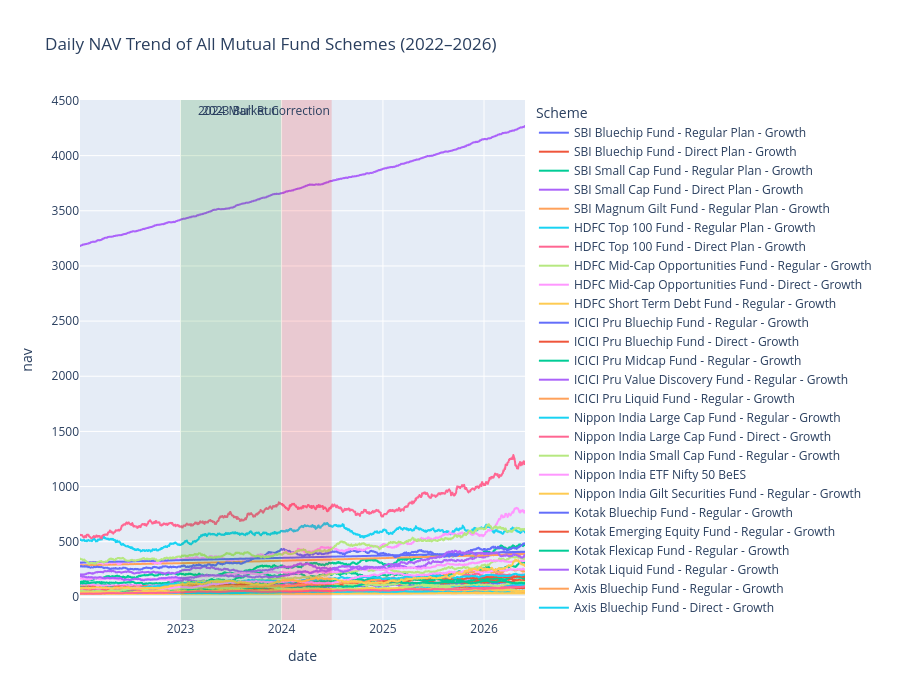

The cell this chart's notebook holds for it:
### Code cell
fig.add_vrect(
    x0="2023-01-01",
    x1="2023-12-31",
    annotation_text="2023 Bull Run",
    fillcolor="green",
    opacity=0.15,
    line_width=0
)

fig.add_vrect(
    x0="2024-01-01",
    x1="2024-06-30",
    annotation_text="2024 Market Correction",
    fillcolor="red",
    opacity=0.15,
    line_width=0
)

fig.show()

### Figure 1 — Plotly figure (JSON) as saved in the notebook; plotly's stock layout.template omitted (floating-point values rounded to 4 significant figures; data arrays with more than 128 entries replaced by an {"elided": "..."} marker saying what was removed)
{"data": [{"hovertemplate": "scheme_name=SBI Bluechip Fund - Regular Plan - Growth<br>date=%{x}<br>nav=%{y}<extra></extra>", "legendgroup": "SBI Bluechip Fund - Regular Plan - Growth", "line": {"color": "#636efa", "dash": "solid"}, "marker": {"symbol": "circle"}, "mode": "lines", "name": "SBI Bluechip Fund - Regular Plan - Growth", "showlegend": true, "type": "scattergl", "x": {"elided": "1150 str values"}, "xaxis": "x", "y": {"elided": "1150 float values"}, "yaxis": "y"}, {"hovertemplate": "scheme_name=SBI Bluechip Fund - Direct Plan - Growth<br>date=%{x}<br>nav=%{y}<extra></extra>", "legendgroup": "SBI Bluechip Fund - Direct Plan - Growth", "line": {"color": "#EF553B", "dash": "solid"}, "marker": {"symbol": "circle"}, "mode": "lines", "name": "SBI Bluechip Fund - Direct Plan - Growth", "showlegend": true, "type": "scattergl", "x": {"elided": "1150 str values"}, "xaxis": "x", "y": {"elided": "1150 float values"}, "yaxis": "y"}, {"hovertemplate": "scheme_name=SBI Small Cap Fund - Regular Plan - Growth<br>date=%{x}<br>nav=%{y}<extra></extra>", "legendgroup": "SBI Small Cap Fund - Regular Plan - Growth", "line": {"color": "#00cc96", "dash": "solid"}, "marker": {"symbol": "circle"}, "mode": "lines", "name": "SBI Small Cap Fund - Regular Plan - Growth", "showlegend": true, "type": "scattergl", "x": {"elided": "1150 str values"}, "xaxis": "x", "y": {"elided": "1150 float values"}, "yaxis": "y"}, {"hovertemplate": "scheme_name=SBI Small Cap Fund - Direct Plan - Growth<br>date=%{x}<br>nav=%{y}<extra></extra>", "legendgroup": "SBI Small Cap Fund - Direct Plan - Growth", "line": {"color": "#ab63fa", "dash": "solid"}, "marker": {"symbol": "circle"}, "mode": "lines", "name": "SBI Small Cap Fund - Direct Plan - Growth", "showlegend": true, "type": "scattergl", "x": {"elided": "1150 str values"}, "xaxis": "x", "y": {"elided": "1150 float values"}, "yaxis": "y"}, {"hovertemplate": "scheme_name=SBI Magnum Gilt Fund - Regular Plan - Growth<br>date=%{x}<br>nav=%{y}<extra></extra>", "legendgroup": "SBI Magnum Gilt Fund - Regular Plan - Growth", "line": {"color": "#FFA15A", "dash": "solid"}, "marker": {"symbol": "circle"}, "mode": "lines", "name": "SBI Magnum Gilt Fund - Regular Plan - Growth", "showlegend": true, "type": "scattergl", "x": {"elided": "1150 str values"}, "xaxis": "x", "y": {"elided": "1150 float values"}, "yaxis": "y"}, {"hovertemplate": "scheme_name=HDFC Top 100 Fund - Regular Plan - Growth<br>date=%{x}<br>nav=%{y}<extra></extra>", "legendgroup": "HDFC Top 100 Fund - Regular Plan - Growth", "line": {"color": "#19d3f3", "dash": "solid"}, "marker": {"symbol": "circle"}, "mode": "lines", "name": "HDFC Top 100 Fund - Regular Plan - Growth", "showlegend": true, "type": "scattergl", "x": {"elided": "1150 str values"}, "xaxis": "x", "y": {"elided": "1150 float values"}, "yaxis": "y"}, {"hovertemplate": "scheme_name=HDFC Top 100 Fund - Direct Plan - Growth<br>date=%{x}<br>nav=%{y}<extra></extra>", "legendgroup": "HDFC Top 100 Fund - Direct Plan - Growth", "line": {"color": "#FF6692", "dash": "solid"}, "marker": {"symbol": "circle"}, "mode": "lines", "name": "HDFC Top 100 Fund - Direct Plan - Growth", "showlegend": true, "type": "scattergl", "x": {"elided": "1150 str values"}, "xaxis": "x", "y": {"elided": "1150 float values"}, "yaxis": "y"}, {"hovertemplate": "scheme_name=HDFC Mid-Cap Opportunities Fund - Regular - Growth<br>date=%{x}<br>nav=%{y}<extra></extra>", "legendgroup": "HDFC Mid-Cap Opportunities Fund - Regular - Growth", "line": {"color": "#B6E880", "dash": "solid"}, "marker": {"symbol": "circle"}, "mode": "lines", "name": "HDFC Mid-Cap Opportunities Fund - Regular - Growth", "showlegend": true, "type": "scattergl", "x": {"elided": "1150 str values"}, "xaxis": "x", "y": {"elided": "1150 float values"}, "yaxis": "y"}, {"hovertemplate": "scheme_name=HDFC Mid-Cap Opportunities Fund - Direct - Growth<br>date=%{x}<br>nav=%{y}<extra></extra>", "legendgroup": "HDFC Mid-Cap Opportunities Fund - Direct - Growth", "line": {"color": "#FF97FF", "dash": "solid"}, "marker": {"symbol": "circle"}, "mode": "lines", "name": "HDFC Mid-Cap Opportunities Fund - Direct - Growth", "showlegend": true, "type": "scattergl", "x": {"elided": "1150 str values"}, "xaxis": "x", "y": {"elided": "1150 float values"}, "yaxis": "y"}, {"hovertemplate": "scheme_name=HDFC Short Term Debt Fund - Regular - Growth<br>date=%{x}<br>nav=%{y}<extra></extra>", "legendgroup": "HDFC Short Term Debt Fund - Regular - Growth", "line": {"color": "#FECB52", "dash": "solid"}, "marker": {"symbol": "circle"}, "mode": "lines", "name": "HDFC Short Term Debt Fund - Regular - Growth", "showlegend": true, "type": "scattergl", "x": {"elided": "1150 str values"}, "xaxis": "x", "y": {"elided": "1150 float values"}, "yaxis": "y"}, {"hovertemplate": "scheme_name=ICICI Pru Bluechip Fund - Regular - Growth<br>date=%{x}<br>nav=%{y}<extra></extra>", "legendgroup": "ICICI Pru Bluechip Fund - Regular - Growth", "line": {"color": "#636efa", "dash": "solid"}, "marker": {"symbol": "circle"}, "mode": "lines", "name": "ICICI Pru Bluechip Fund - Regular - Growth", "showlegend": true, "type": "scattergl", "x": {"elided": "1150 str values"}, "xaxis": "x", "y": {"elided": "1150 float values"}, "yaxis": "y"}, {"hovertemplate": "scheme_name=ICICI Pru Bluechip Fund - Direct - Growth<br>date=%{x}<br>nav=%{y}<extra></extra>", "legendgroup": "ICICI Pru Bluechip Fund - Direct - Growth", "line": {"color": "#EF553B", "dash": "solid"}, "marker": {"symbol": "circle"}, "mode": "lines", "name": "ICICI Pru Bluechip Fund - Direct - Growth", "showlegend": true, "type": "scattergl", "x": {"elided": "1150 str values"}, "xaxis": "x", "y": {"elided": "1150 float values"}, "yaxis": "y"}, {"hovertemplate": "scheme_name=ICICI Pru Midcap Fund - Regular - Growth<br>date=%{x}<br>nav=%{y}<extra></extra>", "legendgroup": "ICICI Pru Midcap Fund - Regular - Growth", "line": {"color": "#00cc96", "dash": "solid"}, "marker": {"symbol": "circle"}, "mode": "lines", "name": "ICICI Pru Midcap Fund - Regular - Growth", "showlegend": true, "type": "scattergl", "x": {"elided": "1150 str values"}, "xaxis": "x", "y": {"elided": "1150 float values"}, "yaxis": "y"}, {"hovertemplate": "scheme_name=ICICI Pru Value Discovery Fund - Regular - Growth<br>date=%{x}<br>nav=%{y}<extra></extra>", "legendgroup": "ICICI Pru Value Discovery Fund - Regular - Growth", "line": {"color": "#ab63fa", "dash": "solid"}, "marker": {"symbol": "circle"}, "mode": "lines", "name": "ICICI Pru Value Discovery Fund - Regular - Growth", "showlegend": true, "type": "scattergl", "x": {"elided": "1150 str values"}, "xaxis": "x", "y": {"elided": "1150 float values"}, "yaxis": "y"}, {"hovertemplate": "scheme_name=ICICI Pru Liquid Fund - Regular - Growth<br>date=%{x}<br>nav=%{y}<extra></extra>", "legendgroup": "ICICI Pru Liquid Fund - Regular - Growth", "line": {"color": "#FFA15A", "dash": "solid"}, "marker": {"symbol": "circle"}, "mode": "lines", "name": "ICICI Pru Liquid Fund - Regular - Growth", "showlegend": true, "type": "scattergl", "x": {"elided": "1150 str values"}, "xaxis": "x", "y": {"elided": "1150 float values"}, "yaxis": "y"}, {"hovertemplate": "scheme_name=Nippon India Large Cap Fund - Regular - Growth<br>date=%{x}<br>nav=%{y}<extra></extra>", "legendgroup": "Nippon India Large Cap Fund - Regular - Growth", "line": {"color": "#19d3f3", "dash": "solid"}, "marker": {"symbol": "circle"}, "mode": "lines", "name": "Nippon India Large Cap Fund - Regular - Growth", "showlegend": true, "type": "scattergl", "x": {"elided": "1150 str values"}, "xaxis": "x", "y": {"elided": "1150 float values"}, "yaxis": "y"}, {"hovertemplate": "scheme_name=Nippon India Large Cap Fund - Direct - Growth<br>date=%{x}<br>nav=%{y}<extra></extra>", "legendgroup": "Nippon India Large Cap Fund - Direct - Growth", "line": {"color": "#FF6692", "dash": "solid"}, "marker": {"symbol": "circle"}, "mode": "lines", "name": "Nippon India Large Cap Fund - Direct - Growth", "showlegend": true, "type": "scattergl", "x": {"elided": "1150 str values"}, "xaxis": "x", "y": {"elided": "1150 float values"}, "yaxis": "y"}, {"hovertemplate": "scheme_name=Nippon India Small Cap Fund - Regular - Growth<br>date=%{x}<br>nav=%{y}<extra></extra>", "legendgroup": "Nippon India Small Cap Fund - Regular - Growth", "line": {"color": "#B6E880", "dash": "solid"}, "marker": {"symbol": "circle"}, "mode": "lines", "name": "Nippon India Small Cap Fund - Regular - Growth", "showlegend": true, "type": "scattergl", "x": {"elided": "1150 str values"}, "xaxis": "x", "y": {"elided": "1150 float values"}, "yaxis": "y"}, {"hovertemplate": "scheme_name=Nippon India ETF Nifty 50 BeES<br>date=%{x}<br>nav=%{y}<extra></extra>", "legendgroup": "Nippon India ETF Nifty 50 BeES", "line": {"color": "#FF97FF", "dash": "solid"}, "marker": {"symbol": "circle"}, "mode": "lines", "name": "Nippon India ETF Nifty 50 BeES", "showlegend": true, "type": "scattergl", "x": {"elided": "1150 str values"}, "xaxis": "x", "y": {"elided": "1150 float values"}, "yaxis": "y"}, {"hovertemplate": "scheme_name=Nippon India Gilt Securities Fund - Regular - Growth<br>date=%{x}<br>nav=%{y}<extra></extra>", "legendgroup": "Nippon India Gilt Securities Fund - Regular - Growth", "line": {"color": "#FECB52", "dash": "solid"}, "marker": {"symbol": "circle"}, "mode": "lines", "name": "Nippon India Gilt Securities Fund - Regular - Growth", "showlegend": true, "type": "scattergl", "x": {"elided": "1150 str values"}, "xaxis": "x", "y": {"elided": "1150 float values"}, "yaxis": "y"}, {"hovertemplate": "scheme_name=Kotak Bluechip Fund - Regular - Growth<br>date=%{x}<br>nav=%{y}<extra></extra>", "legendgroup": "Kotak Bluechip Fund - Regular - Growth", "line": {"color": "#636efa", "dash": "solid"}, "marker": {"symbol": "circle"}, "mode": "lines", "name": "Kotak Bluechip Fund - Regular - Growth", "showlegend": true, "type": "scattergl", "x": {"elided": "1150 str values"}, "xaxis": "x", "y": {"elided": "1150 float values"}, "yaxis": "y"}, {"hovertemplate": "scheme_name=Kotak Emerging Equity Fund - Regular - Growth<br>date=%{x}<br>nav=%{y}<extra></extra>", "legendgroup": "Kotak Emerging Equity Fund - Regular - Growth", "line": {"color": "#EF553B", "dash": "solid"}, "marker": {"symbol": "circle"}, "mode": "lines", "name": "Kotak Emerging Equity Fund - Regular - Growth", "showlegend": true, "type": "scattergl", "x": {"elided": "1150 str values"}, "xaxis": "x", "y": {"elided": "1150 float values"}, "yaxis": "y"}, {"hovertemplate": "scheme_name=Kotak Flexicap Fund - Regular - Growth<br>date=%{x}<br>nav=%{y}<extra></extra>", "legendgroup": "Kotak Flexicap Fund - Regular - Growth", "line": {"color": "#00cc96", "dash": "solid"}, "marker": {"symbol": "circle"}, "mode": "lines", "name": "Kotak Flexicap Fund - Regular - Growth", "showlegend": true, "type": "scattergl", "x": {"elided": "1150 str values"}, "xaxis": "x", "y": {"elided": "1150 float values"}, "yaxis": "y"}, {"hovertemplate": "scheme_name=Kotak Liquid Fund - Regular - Growth<br>date=%{x}<br>nav=%{y}<extra></extra>", "legendgroup": "Kotak Liquid Fund - Regular - Growth", "line": {"color": "#ab63fa", "dash": "solid"}, "marker": {"symbol": "circle"}, "mode": "lines", "name": "Kotak Liquid Fund - Regular - Growth", "showlegend": true, "type": "scattergl", "x": {"elided": "1150 str values"}, "xaxis": "x", "y": {"elided": "1150 float values"}, "yaxis": "y"}, {"hovertemplate": "scheme_name=Axis Bluechip Fund - Regular - Growth<br>date=%{x}<br>nav=%{y}<extra></extra>", "legendgroup": "Axis Bluechip Fund - Regular - Growth", "line": {"color": "#FFA15A", "dash": "solid"}, "marker": {"symbol": "circle"}, "mode": "lines", "name": "Axis Bluechip Fund - Regular - Growth", "showlegend": true, "type": "scattergl", "x": {"elided": "1150 str values"}, "xaxis": "x", "y": {"elided": "1150 float values"}, "yaxis": "y"}, {"hovertemplate": "scheme_name=Axis Bluechip Fund - Direct - Growth<br>date=%{x}<br>nav=%{y}<extra></extra>", "legendgroup": "Axis Bluechip Fund - Direct - Growth", "line": {"color": "#19d3f3", "dash": "solid"}, "marker": {"symbol": "circle"}, "mode": "lines", "name": "Axis Bluechip Fund - Direct - Growth", "showlegend": true, "type": "scattergl", "x": {"elided": "1150 str values"}, "xaxis": "x", "y": {"elided": "1150 float values"}, "yaxis": "y"}, {"hovertemplate": "scheme_name=Axis Midcap Fund - Regular - Growth<br>date=%{x}<br>nav=%{y}<extra></extra>", "legendgroup": "Axis Midcap Fund - Regular - Growth", "line": {"color": "#FF6692", "dash": "solid"}, "marker": {"symbol": "circle"}, "mode": "lines", "name": "Axis Midcap Fund - Regular - Growth", "showlegend": true, "type": "scattergl", "x": {"elided": "1150 str values"}, "xaxis": "x", "y": {"elided": "1150 float values"}, "yaxis": "y"}, {"hovertemplate": "scheme_name=Axis Small Cap Fund - Regular - Growth<br>date=%{x}<br>nav=%{y}<extra></extra>", "legendgroup": "Axis Small Cap Fund - Regular - Growth", "line": {"color": "#B6E880", "dash": "solid"}, "marker": {"symbol": "circle"}, "mode": "lines", "name": "Axis Small Cap Fund - Regular - Growth", "showlegend": true, "type": "scattergl", "x": {"elided": "1150 str values"}, "xaxis": "x", "y": {"elided": "1150 float values"}, "yaxis": "y"}, {"hovertemplate": "scheme_name=ABSL Frontline Equity Fund - Regular - Growth<br>date=%{x}<br>nav=%{y}<extra></extra>", "legendgroup": "ABSL Frontline Equity Fund - Regular - Growth", "line": {"color": "#FF97FF", "dash": "solid"}, "marker": {"symbol": "circle"}, "mode": "lines", "name": "ABSL Frontline Equity Fund - Regular - Growth", "showlegend": true, "type": "scattergl", "x": {"elided": "1150 str values"}, "xaxis": "x", "y": {"elided": "1150 float values"}, "yaxis": "y"}, {"hovertemplate": "scheme_name=ABSL Small Cap Fund - Regular - Growth<br>date=%{x}<br>nav=%{y}<extra></extra>", "legendgroup": "ABSL Small Cap Fund - Regular - Growth", "line": {"color": "#FECB52", "dash": "solid"}, "marker": {"symbol": "circle"}, "mode": "lines", "name": "ABSL Small Cap Fund - Regular - Growth", "showlegend": true, "type": "scattergl", "x": {"elided": "1150 str values"}, "xaxis": "x", "y": {"elided": "1150 float values"}, "yaxis": "y"}, {"hovertemplate": "scheme_name=ABSL Liquid Fund - Regular - Growth<br>date=%{x}<br>nav=%{y}<extra></extra>", "legendgroup": "ABSL Liquid Fund - Regular - Growth", "line": {"color": "#636efa", "dash": "solid"}, "marker": {"symbol": "circle"}, "mode": "lines", "name": "ABSL Liquid Fund - Regular - Growth", "showlegend": true, "type": "scattergl", "x": {"elided": "1150 str values"}, "xaxis": "x", "y": {"elided": "1150 float values"}, "yaxis": "y"}, {"hovertemplate": "scheme_name=UTI Nifty 50 Index Fund - Regular - Growth<br>date=%{x}<br>nav=%{y}<extra></extra>", "legendgroup": "UTI Nifty 50 Index Fund - Regular - Growth", "line": {"color": "#EF553B", "dash": "solid"}, "marker": {"symbol": "circle"}, "mode": "lines", "name": "UTI Nifty 50 Index Fund - Regular - Growth", "showlegend": true, "type": "scattergl", "x": {"elided": "1150 str values"}, "xaxis": "x", "y": {"elided": "1150 float values"}, "yaxis": "y"}, {"hovertemplate": "scheme_name=UTI Mid Cap Fund - Regular - Growth<br>date=%{x}<br>nav=%{y}<extra></extra>", "legendgroup": "UTI Mid Cap Fund - Regular - Growth", "line": {"color": "#00cc96", "dash": "solid"}, "marker": {"symbol": "circle"}, "mode": "lines", "name": "UTI Mid Cap Fund - Regular - Growth", "showlegend": true, "type": "scattergl", "x": {"elided": "1150 str values"}, "xaxis": "x", "y": {"elided": "1150 float values"}, "yaxis": "y"}, {"hovertemplate": "scheme_name=UTI Flexi Cap Fund - Regular - Growth<br>date=%{x}<br>nav=%{y}<extra></extra>", "legendgroup": "UTI Flexi Cap Fund - Regular - Growth", "line": {"color": "#ab63fa", "dash": "solid"}, "marker": {"symbol": "circle"}, "mode": "lines", "name": "UTI Flexi Cap Fund - Regular - Growth", "showlegend": true, "type": "scattergl", "x": {"elided": "1150 str values"}, "xaxis": "x", "y": {"elided": "1150 float values"}, "yaxis": "y"}, {"hovertemplate": "scheme_name=Mirae Asset Large Cap Fund - Regular - Growth<br>date=%{x}<br>nav=%{y}<extra></extra>", "legendgroup": "Mirae Asset Large Cap Fund - Regular - Growth", "line": {"color": "#FFA15A", "dash": "solid"}, "marker": {"symbol": "circle"}, "mode": "lines", "name": "Mirae Asset Large Cap Fund - Regular - Growth", "showlegend": true, "type": "scattergl", "x": {"elided": "1150 str values"}, "xaxis": "x", "y": {"elided": "1150 float values"}, "yaxis": "y"}, {"hovertemplate": "scheme_name=Mirae Asset Emerging Bluechip Fund - Regular - Growth<br>date=%{x}<br>nav=%{y}<extra></extra>", "legendgroup": "Mirae Asset Emerging Bluechip Fund - Regular - Growth", "line": {"color": "#19d3f3", "dash": "solid"}, "marker": {"symbol": "circle"}, "mode": "lines", "name": "Mirae Asset Emerging Bluechip Fund - Regular - Growth", "showlegend": true, "type": "scattergl", "x": {"elided": "1150 str values"}, "xaxis": "x", "y": {"elided": "1150 float values"}, "yaxis": "y"}, {"hovertemplate": "scheme_name=Mirae Asset Tax Saver Fund - Regular - Growth<br>date=%{x}<br>nav=%{y}<extra></extra>", "legendgroup": "Mirae Asset Tax Saver Fund - Regular - Growth", "line": {"color": "#FF6692", "dash": "solid"}, "marker": {"symbol": "circle"}, "mode": "lines", "name": "Mirae Asset Tax Saver Fund - Regular - Growth", "showlegend": true, "type": "scattergl", "x": {"elided": "1150 str values"}, "xaxis": "x", "y": {"elided": "1150 float values"}, "yaxis": "y"}, {"hovertemplate": "scheme_name=DSP Top 100 Equity Fund - Regular - Growth<br>date=%{x}<br>nav=%{y}<extra></extra>", "legendgroup": "DSP Top 100 Equity Fund - Regular - Growth", "line": {"color": "#B6E880", "dash": "solid"}, "marker": {"symbol": "circle"}, "mode": "lines", "name": "DSP Top 100 Equity Fund - Regular - Growth", "showlegend": true, "type": "scattergl", "x": {"elided": "1150 str values"}, "xaxis": "x", "y": {"elided": "1150 float values"}, "yaxis": "y"}, {"hovertemplate": "scheme_name=DSP Midcap Fund - Regular - Growth<br>date=%{x}<br>nav=%{y}<extra></extra>", "legendgroup": "DSP Midcap Fund - Regular - Growth", "line": {"color": "#FF97FF", "dash": "solid"}, "marker": {"symbol": "circle"}, "mode": "lines", "name": "DSP Midcap Fund - Regular - Growth", "showlegend": true, "type": "scattergl", "x": {"elided": "1150 str values"}, "xaxis": "x", "y": {"elided": "1150 float values"}, "yaxis": "y"}, {"hovertemplate": "scheme_name=DSP Small Cap Fund - Regular - Growth<br>date=%{x}<br>nav=%{y}<extra></extra>", "legendgroup": "DSP Small Cap Fund - Regular - Growth", "line": {"color": "#FECB52", "dash": "solid"}, "marker": {"symbol": "circle"}, "mode": "lines", "name": "DSP Small Cap Fund - Regular - Growth", "showlegend": true, "type": "scattergl", "x": {"elided": "1150 str values"}, "xaxis": "x", "y": {"elided": "1150 float values"}, "yaxis": "y"}], "layout": {"annotations": [{"showarrow": false, "text": "2023 Bull Run", "x": "2023-12-31", "xanchor": "right", "xref": "x", "y": 1, "yanchor": "top", "yref": "y domain"}, {"showarrow": false, "text": "2024 Market Correction", "x": "2024-06-30", "xanchor": "right", "xref": "x", "y": 1, "yanchor": "top", "yref": "y domain"}], "height": 700, "legend": {"title": {"text": "Scheme"}, "tracegroupgap": 0}, "shapes": [{"fillcolor": "green", "line": {"width": 0}, "opacity": 0.15, "type": "rect", "x0": "2023-01-01", "x1": "2023-12-31", "xref": "x", "y0": 0, "y1": 1, "yref": "y domain"}, {"fillcolor": "red", "line": {"width": 0}, "opacity": 0.15, "type": "rect", "x0": "2024-01-01", "x1": "2024-06-30", "xref": "x", "y0": 0, "y1": 1, "yref": "y domain"}], "title": {"text": "Daily NAV Trend of All Mutual Fund Schemes (2022–2026)"}, "xaxis": {"anchor": "y", "domain": [0, 1], "title": {"text": "date"}}, "yaxis": {"anchor": "x", "domain": [0, 1], "title": {"text": "nav"}}}}
